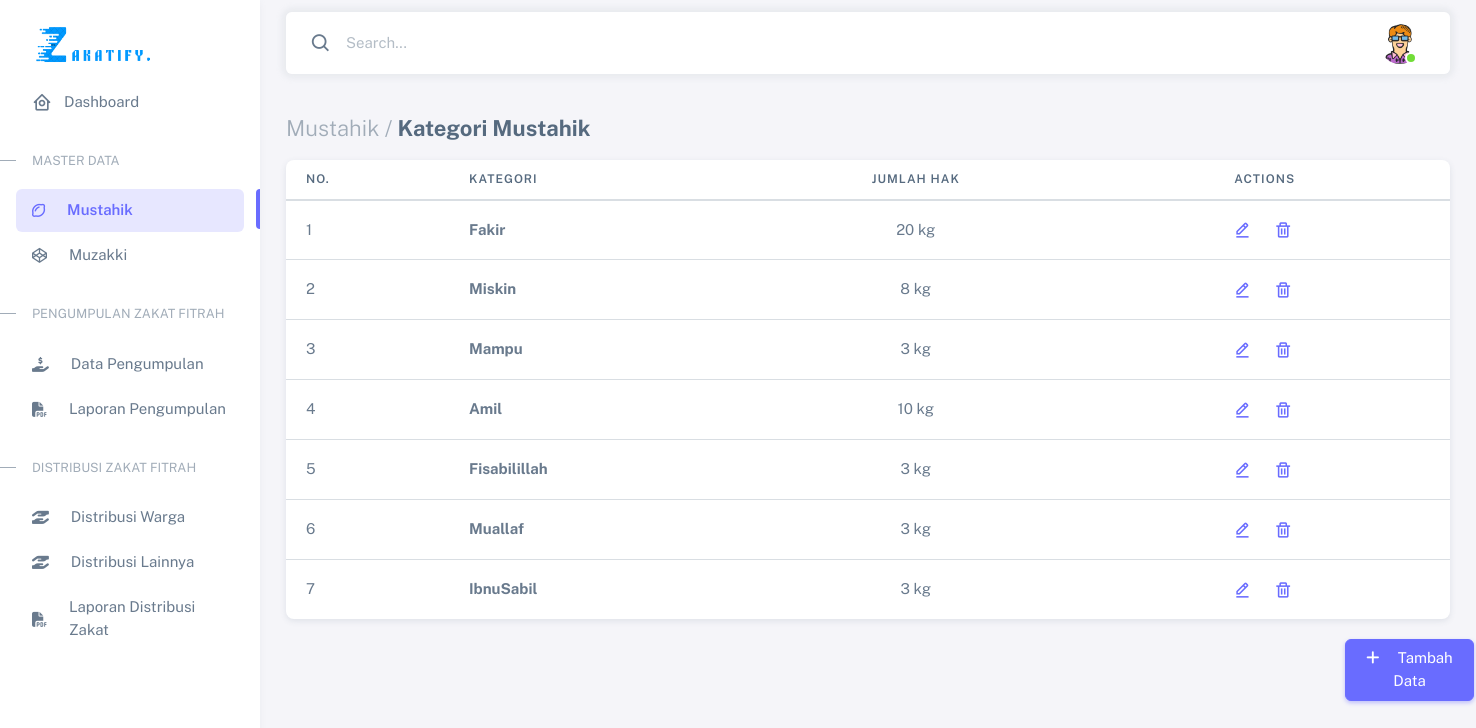
Page /admin/html/data_mustahik.php on the committed database.
### tables this page shows
CREATE TABLE `kategori_mustahik` (
  `id_kategori` int(17) NOT NULL,
  `nama_kategori` varchar(100) NOT NULL,
  `jumlah_hak` int(20) NOT NULL
);

### admin/html/functions.php (called while the page is built, shortened)
<?php
$conn = mysqli_connect("localhost", "root", "", "zakatfitrah");
function query($query)
{
    global $conn;
    $result = mysqli_query($conn, $query);
    $rows = [];
    while ($row = mysqli_fetch_assoc($result)) {
        $rows[] = $row;
    }
    return $rows;
}

### admin/html/data_mustahik.php (the view, shortened to what this page needs)
<?php
include "functions.php";
$kategori_mustahik = query("SELECT * FROM kategori_mustahik");
?>
<!DOCTYPE html>
<html lang="en" class="light-style layout-menu-fixed" dir="ltr" data-theme="theme-default" data-assets-path="../assets/" data-template="vertical-menu-template-free">
<head>
    <link rel="stylesheet" href="../assets/vendor/fonts/boxicons.css" />
    <link rel="stylesheet" href="../assets/vendor/css/core.css" class="template-customizer-core-css" />
    <link rel="stylesheet" href="../assets/vendor/css/theme-default.css" class="template-customizer-theme-css" />
    <link rel="stylesheet" href="../assets/css/demo.css" />
    <link rel="stylesheet" href="../assets/vendor/libs/perfect-scrollbar/perfect-scrollbar.css" />
    <link rel="stylesheet" href="../assets/vendor/libs/apex-charts/apex-charts.css" />
</head>
<body>
    <div class="layout-wrapper layout-content-navbar">
        <div class="layout-container">
            <aside id="layout-menu" class="layout-menu menu-vertical menu bg-menu-theme">
                <div class="app-brand demo">
                    <a href="admin.php" class="app-brand-link">
                        <span class="app-brand-text demo menu-text fw-bolder"><img src="../../assets/img/logo.png" alt="" height="40" width="120"></span>
                    </a>
                </div>
                <ul class="menu-inner py-1">
                    <li class="menu-item">
                        <a href="admin.php" class="menu-link">
                            <i class="menu-icon tf-icons bx bx-home-circle"></i>
                            <div data-i18n="Analytics">Dashboard</div>
                        </a>
                    </li>
                    <li class="menu-header small text-uppercase">
                        <span class="menu-header-text">Master Data</span>
                    </li>
                    <li class="menu-item active">
                        <a href="javascript:void(0);" class="menu-link">
                            <i class="fa-regular fa-lemon"></i>
                            <span>⠀⠀</span>
                            <div data-i18n="Misc">Mustahik</div>
                        </a>
                    </li>
                    <li class="menu-item">
                        <a href="data_muzakki.php" class="menu-link">
                            <i class="fa-brands fa-codepen"></i>
                            <span>⠀⠀</span>
                            <div data-i18n="Misc">Muzakki</div>
                        </a>
                    </li>
                    <li class="menu-header small text-uppercase"><span class="menu-header-text">Pengumpulan Zakat Fitrah</span></li>
                    <li class="menu-item">
                        <a href="data_pengumpulan.php" class="menu-link">
                            <i class="fa-solid fa-hand-holding-dollar"></i>
                            <span>⠀⠀</span>
                            <div data-i18n="Form Elements">Data Pengumpulan</div>
                        </a>
                    </li>
                    <li class="menu-item">
                        <a href="pdf_pengumpulan.php" class="menu-link">
                            <i class="fa-solid fa-file-pdf"></i>
                            <span>⠀⠀</span>
                            <div data-i18n="Form Layouts">Laporan Pengumpulan</div>
                        </a>
                    </li>
                    <li class="menu-header small text-uppercase"><span class="menu-header-text">Distribusi Zakat Fitrah</span></li>
                    <li class="menu-item">
                        <a href="distribusi_warga.php" class="menu-link">
                            <i class="fa-solid fa-hand-holding-hand"></i>
                            <span>⠀⠀</span>
                            <div data-i18n="Tables">Distribusi Warga</div>
                        </a>
                    </li>
                    <li class="menu-item">
                        <a href="distribusi_lainnya.php" class="menu-link">
                            <i class="fa-solid fa-hand-holding-hand"></i>
                            <span>⠀⠀</span>
                            <div data-i18n="Tables">Distribusi Lainnya</div>
                        </a>
                    </li>
                    <li class="menu-item">
                        <a href="pdf_distribusi.php" class="menu-link">
                            <i class="fa-solid fa-file-pdf"></i>
                            <span>⠀⠀</span>
                            <div data-i18n="Tables">Laporan Distribusi Zakat</div>
                        </a>
                    </li>
                </ul>
            </aside>
            <div class="layout-page">
                <nav class="layout-navbar container-xxl navbar navbar-expand-xl navbar-detached align-items-center bg-navbar-theme" id="layout-navbar">
                    <div class="navbar-nav-right d-flex align-items-center" id="navbar-collapse">
                        <div class="navbar-nav align-items-center">
                            <div class="nav-item d-flex align-items-center">
                                <i class="bx bx-search fs-4 lh-0"></i>
                                <input type="text" class="form-control border-0 shadow-none" placeholder="Search..." aria-label="Search..." />
                            </div>
                        </div>
                        <ul class="navbar-nav flex-row align-items-center ms-auto">
                            <li class="nav-item navbar-dropdown dropdown-user dropdown">
                                <a class="nav-link dropdown-toggle hide-arrow" href="javascript:void(0);" data-bs-toggle="dropdown">
                                    <div class="avatar avatar-online">
                                        <img src="../assets/img/avatars/mann.png" alt class="w-px-40 h-auto rounded-circle" />
                                    </div>
                                </a>
                            </li>
                        </ul>
                    </div>
                </nav>
                <div class="content-wrapper">
                    <div class="container-xxl flex-grow-1 container-p-y">
                        <h4 class="fw-bold py-3 mb-1"><span class="text-muted fw-light">Mustahik /</span> Kategori Mustahik</h4>
                        <div class="card">
                            <div class="table-responsive text-nowrap">
                                <table class="table">
                                    <thead>
                                        <tr>
                                            <th>No.</th>
                                            <th>Kategori</th>
                                            <th style="text-align: center;">Jumlah Hak</th>
                                            <th style="text-align:center;">Actions</th>
                                        </tr>
                                    </thead>
                                    <tbody class="table-border-bottom-0">
                                        <?php $i = 1; ?>
                                        <?php foreach ($kategori_mustahik as $row) : ?>
                                            <tr>
                                                <td><?= $i; ?></td>
                                                <td><strong><?= $row["nama_kategori"]; ?></strong></td>
                                                <td style="text-align: center;"><?= $row["jumlah_hak"]; ?> kg</td>
                                                <td style="text-align: center;">
                                                    <div class="btn">
                                                        <a href="edit_mustahik.php?id_kategori=<?= $row["id_kategori"]; ?>"><i class="bx bx-edit-alt me-1"></i></a> <span>⠀</span>
                                                        <a href="hapus_mustahik.php?id_kategori=<?= $row["id_kategori"]; ?>"><i class="bx bx-trash me-1"></i>
                                                    </div>
                                                </td>
                                            </tr>
                                            <?php $i++; ?>
                                        <?php endforeach; ?>
                                    </tbody>
                                </table>
                            </div>
                        </div>
                        <a href="input_mustahik.php" class="card-header"><button style="margin-top:20px; margin-left: 1035px;" type="button" class="btn btn-primary"><i class="fa-solid fa-plus"></i>
                                <span>⠀</span> Tambah Data</button></a>
                    </div>
                </div>
            </div>
        </div>
    </div>
</body>
</html>

### admin/assets/css/demo.css (style rules this page uses)
.menu .app-brand.demo { height: 64px; margin-top: 12px; }
.app-brand-text.demo { font-size: 1.75rem; letter-spacing: -0.5px; text-transform: lowercase; }

### rows in the picture
kategori_mustahik: nama_kategori "Fakir", jumlah_hak "20"
kategori_mustahik: nama_kategori "Miskin", jumlah_hak "8"
kategori_mustahik: nama_kategori "Mampu", jumlah_hak "3"
kategori_mustahik: nama_kategori "Amil", jumlah_hak "10"
kategori_mustahik: nama_kategori "Fisabilillah", jumlah_hak "3"
kategori_mustahik: nama_kategori "Muallaf", jumlah_hak "3"
kategori_mustahik: nama_kategori "IbnuSabil", jumlah_hak "3"
